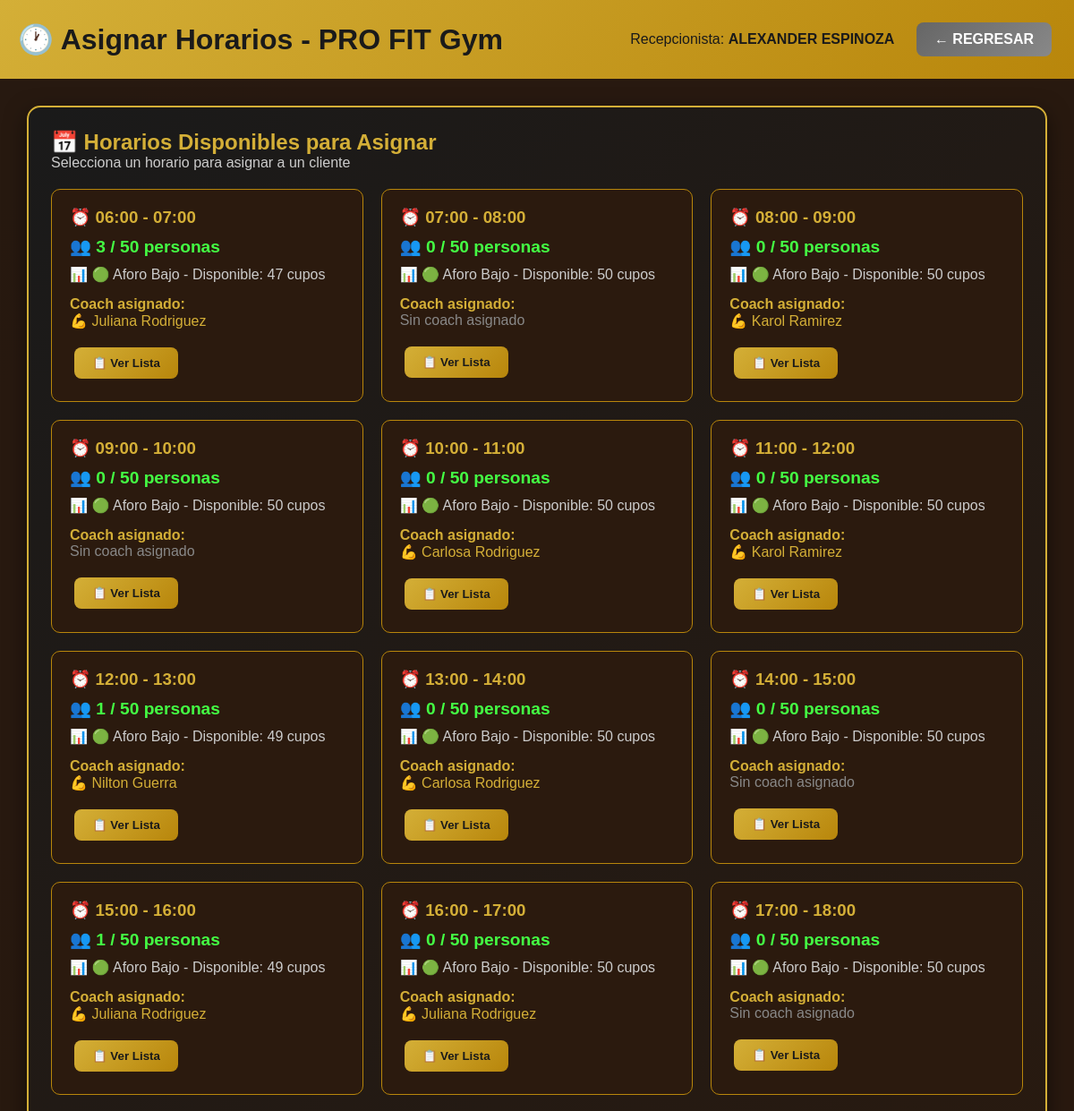
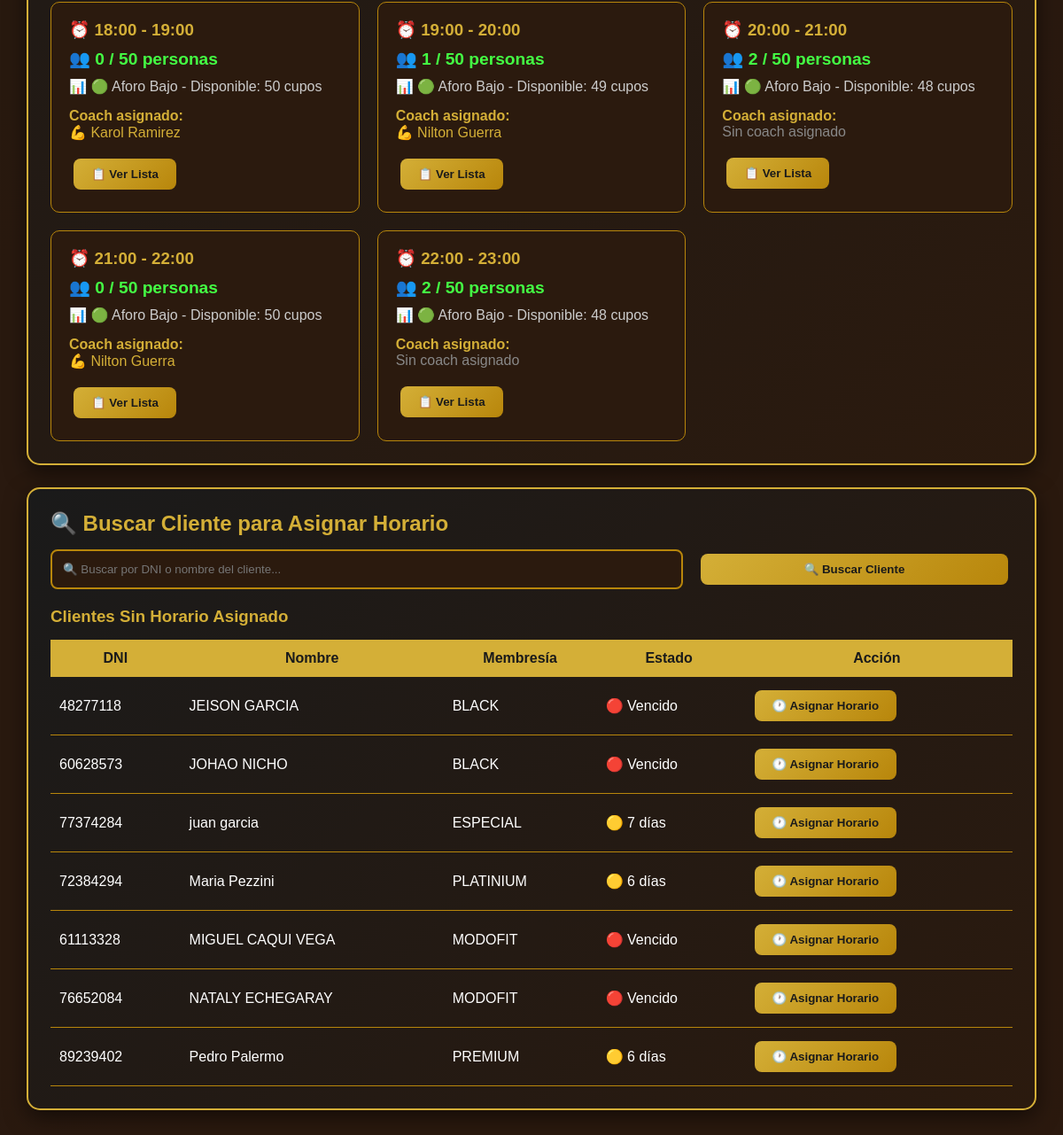
The page /empleado/horarios.php (signed in) on the database its author committed (2 pictures, top to bottom).
### tables this page shows
CREATE TABLE `horario` (
  `Cod_Horario` int(11) NOT NULL,
  `Turno` varchar(25) DEFAULT NULL,
  `Fecha` date DEFAULT NULL,
  `Estado` int(11) DEFAULT NULL,
  `Cod_Coach` int(8) DEFAULT NULL
);

CREATE TABLE `coach` (
  `cod_coach` int(8) NOT NULL,
  `Nombre` varchar(100) NOT NULL,
  `Apellido` varchar(100) NOT NULL,
  `dni` varchar(8) NOT NULL,
  `telefono` varchar(9) DEFAULT NULL,
  `email` varchar(50) DEFAULT NULL,
  `especialidad` varchar(50) DEFAULT NULL,
  `fecha_contrato` date DEFAULT NULL,
  `sueldo` decimal(10,2) DEFAULT NULL,
  `estado` tinyint(4) NOT NULL DEFAULT 1
);

CREATE TABLE `membresia` (
  `Cod_Membresia` int(11) NOT NULL,
  `Fecha_Inicio` date DEFAULT NULL,
  `Fecha_Fin` date DEFAULT NULL,
  `Precio` decimal(10,2) DEFAULT NULL,
  `DNI_Cliente` char(8) DEFAULT NULL,
  `Cod_Pago` int(11) DEFAULT NULL,
  `Cod_Documento` int(11) DEFAULT NULL,
  `Cod_Estado` int(11) DEFAULT NULL,
  `Cod_Tipo_Membresia` int(11) DEFAULT NULL,
  `Estado` int(11) DEFAULT NULL
);

CREATE TABLE `cliente` (
  `DNI` char(8) NOT NULL,
  `Nombre` varchar(30) DEFAULT NULL,
  `Sexo` varchar(10) DEFAULT NULL,
  `Telefono` varchar(9) DEFAULT NULL,
  `Direccion` varchar(50) DEFAULT NULL,
  `Estado` int(11) DEFAULT NULL
);

CREATE TABLE `tipo_membresia` (
  `Cod_Tipo_Membresia` int(11) NOT NULL,
  `Nombre` varchar(20) DEFAULT NULL,
  `Estado` int(11) DEFAULT NULL,
  `precio_base` decimal(10,2) DEFAULT 0.00,
  `precio_oferta` decimal(10,2) DEFAULT 0.00,
  `tiene_oferta` tinyint(1) DEFAULT 0,
  `porcentaje_descuento` decimal(5,2) DEFAULT 0.00
);

### empleado/horarios.php (the view, shortened to what this page needs)
<?php
require_once '../conexion.php';
$usuario = $_SESSION['usuario'];
?>
<!DOCTYPE html>
<html lang="es">
<head>
</head>
<body>
    <div class="header">
        <h1>🕐 Asignar Horarios - PRO FIT Gym</h1>
        <div>
            <span style="color: #1a1a1a; margin-right: 15px;">
                Recepcionista: <strong><?php echo htmlspecialchars($usuario['nombre']); ?></strong>
            </span>
            <a href="../dashboard.php" class="btn btn-back">← REGRESAR</a>
        </div>
    </div>
    <div class="container">
        <div class="card">
            <h2>📅 Horarios Disponibles para Asignar</h2>
            <p style="color: #ccc; margin-bottom: 20px;">Selecciona un horario para asignar a un cliente</p>
            <div class="horarios-grid">
                <?php
                $sql_horarios = "SELECT Cod_Horario, Turno, Fecha FROM HORARIO WHERE Estado = 1 ORDER BY Cod_Horario ASC";
                $result_horarios = $conexion->query($sql_horarios);
                if ($result_horarios && $result_horarios->num_rows > 0) {
                    while ($horario_row = $result_horarios->fetch_assoc()) {
                        $cod_horario = $horario_row['Cod_Horario'];
                        $turno = $horario_row['Turno'];
                        $sql_count = "SELECT COUNT(*) as total FROM DETALLE_CLIENTE_H WHERE Cod_Horario = ? AND Estado = 1";
                        $stmt_count = $conexion->prepare($sql_count);
                        $stmt_count->bind_param("i", $cod_horario);
                        $stmt_count->execute();
                        $result_count = $stmt_count->get_result();
                        $row_count = $result_count->fetch_assoc();
                        $cupo_actual = $row_count['total'];
                        $disponible = 50 - $cupo_actual;
                        if ($cupo_actual >= 0 && $cupo_actual <= 15) {
                            $color_clase = 'disponible';
                            $estado = '🟢 Aforo Bajo';
                        } elseif ($cupo_actual >= 16 && $cupo_actual <= 35) {
                            $color_clase = 'medio';
                            $estado = '🟡 Aforo Moderado';
                        } else {
                            $color_clase = 'lleno';
                            $estado = '🔴 Aforo Alto';
                        }
                        ?>
                <div class="horario-card">
                    <h3>⏰ <?php echo htmlspecialchars($turno); ?></h3>
                    <div class="cupo <?php echo $color_clase; ?>">
                        👥 <?php echo $cupo_actual; ?> / 50 personas
                    </div>
                    <div style="color: #ccc; margin: 10px 0;">
                        📊 <?php echo $estado; ?> - Disponible: <?php echo $disponible; ?> cupos
                    </div>
                    <div style="margin: 15px 0;">
                        <strong>Coach asignado:</strong><br>
                        <?php
    $sql_coach = "SELECT c.Nombre, c.Apellido
                  FROM coach c
                  INNER JOIN horario h ON c.cod_coach = h.Cod_Coach
                  WHERE h.Cod_Horario = ? AND c.estado = 1";
    $stmt_coach = $conexion->prepare($sql_coach);
    $stmt_coach->bind_param("i", $cod_horario);
    $stmt_coach->execute();
    $result_coach = $stmt_coach->get_result();
    if ($result_coach && $result_coach->num_rows > 0) {
        $row_coach = $result_coach->fetch_assoc();
        echo "💪 " . htmlspecialchars($row_coach['Nombre'] . " " . $row_coach['Apellido']);
    } else {
        echo "<span style='color:#888;'>Sin coach asignado</span>";
    }
    ?>
                    </div>
                    <div>
                        <button class="btn"
                            onclick="verListaClientes(<?php echo $cod_horario; ?>, '<?php echo htmlspecialchars($turno); ?>')">📋
                            Ver Lista</button>
                    </div>
                </div>
                <?php
                    }
                } else {
                    echo '<div style="text-align: center; color: #888; padding: 30px;">No hay horarios disponibles</div>';
                }
                ?>
            </div>
        </div>
        <div class="card">
            <h2>🔍 Buscar Cliente para Asignar Horario</h2>
            <div style="display: grid; grid-template-columns: 2fr 1fr; gap: 15px; margin-top: 15px;">
                <input type="text" id="buscar_cliente_input" placeholder="🔍 Buscar por DNI o nombre del cliente..."
                    style="padding: 12px; background: #2b1a0e; border: 2px solid #b8860b; border-radius: 8px; color: white;">
                <button class="btn" onclick="buscarClienteSinHorario()">🔍 Buscar Cliente</button>
            </div>
            <div style="margin-top: 20px;">
                <h3>Clientes Sin Horario Asignado</h3>
                <div id="tabla_clientes_sin_horario">
                    <table style="width: 100%; border-collapse: collapse; margin-top: 15px; color: white;">
                        <thead>
                            <tr>
                                <th style="background: #d4af37; color: #1a1a1a; padding: 12px;">DNI</th>
                                <th style="background: #d4af37; color: #1a1a1a; padding: 12px;">Nombre</th>
                                <th style="background: #d4af37; color: #1a1a1a; padding: 12px;">Membresía</th>
                                <th style="background: #d4af37; color: #1a1a1a; padding: 12px;">Estado</th>
                                <th style="background: #d4af37; color: #1a1a1a; padding: 12px;">Acción</th>
                            </tr>
                        </thead>
                        <tbody>
                            <?php
                            $sql_sin_horario = "SELECT c.DNI, c.Nombre, tm.Nombre as Membresia, m.Fecha_Fin,
                                               DATEDIFF(m.Fecha_Fin, CURDATE()) as Dias_Restantes
                                               FROM CLIENTE c
                                               INNER JOIN MEMBRESIA m ON c.DNI = m.DNI_Cliente AND m.Estado = 1
                                               LEFT JOIN TIPO_MEMBRESIA tm ON m.Cod_Tipo_Membresia = tm.Cod_Tipo_Membresia
                                               LEFT JOIN DETALLE_CLIENTE_H dch ON c.DNI = dch.DNI_Cliente AND dch.Estado = 1
                                               WHERE c.Estado = 1
                                               AND dch.DNI_Cliente IS NULL
                                               ORDER BY c.Nombre ASC";
                            $result_sin_horario = $conexion->query($sql_sin_horario);
                            if ($result_sin_horario && $result_sin_horario->num_rows > 0) {
                                while ($cliente = $result_sin_horario->fetch_assoc()) {
                                    $dias = $cliente['Dias_Restantes'];
                                    if ($dias < 0) {
                                        $estado_texto = '🔴 Vencido';
                                    } elseif ($dias <= 7) {
                                        $estado_texto = '🟡 ' . $dias . ' días';
                                    } else {
                                        $estado_texto = '🟢 Activo';
                                    }
                                    echo "<tr>";
                                    echo "<td style='padding: 10px; border-bottom: 1px solid #b8860b;'>" . htmlspecialchars($cliente['DNI']) . "</td>";
                                    echo "<td style='padding: 10px; border-bottom: 1px solid #b8860b;'>" . htmlspecialchars($cliente['Nombre']) . "</td>";
                                    echo "<td style='padding: 10px; border-bottom: 1px solid #b8860b;'>" . htmlspecialchars($cliente['Membresia']) . "</td>";
                                    echo "<td style='padding: 10px; border-bottom: 1px solid #b8860b;'>" . $estado_texto . "</td>";
                                    echo "<td style='padding: 10px; border-bottom: 1px solid #b8860b;'>";
                                   $nombre_seguro = addslashes($cliente['Nombre']);
echo "<button class='btn' onclick='abrirModalAsignar(\"" . $cliente['DNI'] . "\", \"" . $nombre_seguro . "\")'>🕐 Asignar Horario</button>";
                                    echo "</td>";
                                    echo "</tr>";
                                }
                            } else {
                                echo "<tr><td colspan='5' style='text-align: center; padding: 20px; color: #888;'>✅ Todos los clientes tienen horario asignado</td></tr>";
                            }
                            ?>
                        </tbody>
                    </table>
                </div>
            </div>
        </div>
    </div>
</body>
</html>

### empleado/horarios.php (style rules this page uses)
* { margin: 0; padding: 0; box-sizing: border-box; }
body { font-family: Arial, sans-serif; background: linear-gradient(135deg, #1a1a1a 0%, #2b1a0e 100%); min-height: 100vh; color: #d4af37; }
.header { background: linear-gradient(135deg, #d4af37 0%, #b8860b 100%); color: #1a1a1a; padding: 20px; display: flex; justify-content: space-between; align-items: center; }
.container { padding: 30px; background: rgba(43, 26, 14, 0.8); min-height: calc(100vh - 80px); }
.card { background: linear-gradient(135deg, #1a1a1a, #2b1a0e); padding: 25px; border-radius: 15px; margin-bottom: 25px; box-shadow: 0 8px 25px rgba(0, 0, 0, 0.5); border: 2px solid #d4af37; }
.btn { padding: 10px 20px; background: linear-gradient(135deg, #d4af37, #b8860b); color: #1a1a1a; border: none; border-radius: 8px; cursor: pointer; font-weight: bold; margin: 5px; text-decoration: none; display: inline-block; }
.btn-back { background: linear-gradient(135deg, #666, #888); color: white; }
.horarios-grid { display: grid; grid-template-columns: repeat(auto-fit, minmax(300px, 1fr)); gap: 20px; margin-top: 20px; }
.horario-card { background: #2b1a0e; padding: 20px; border-radius: 10px; border: 1px solid #b8860b; }
.cupo { font-size: 1.2em; font-weight: bold; margin: 10px 0; }
.disponible { color: #44ff44; }

### rows shown on the page
horario: Turno "06:00 - 07:00", cupo_actual "3", estado "🟢 Aforo Bajo", disponible "47", Cod_Coach.Apellido "Juliana Rodriguez"
horario: Turno "07:00 - 08:00", cupo_actual "0", estado "🟢 Aforo Bajo", disponible "50", shows "Sin coach asignado"
horario: Turno "08:00 - 09:00", cupo_actual "0", estado "🟢 Aforo Bajo", disponible "50", Cod_Coach.Apellido "Karol Ramirez"
horario: Turno "09:00 - 10:00", cupo_actual "0", estado "🟢 Aforo Bajo", disponible "50", shows "Sin coach asignado"
horario: Turno "10:00 - 11:00", cupo_actual "0", estado "🟢 Aforo Bajo", disponible "50", Cod_Coach.Apellido "Carlosa Rodriguez"
horario: Turno "11:00 - 12:00", cupo_actual "0", estado "🟢 Aforo Bajo", disponible "50", Cod_Coach.Apellido "Karol Ramirez"
horario: Turno "12:00 - 13:00", cupo_actual "1", estado "🟢 Aforo Bajo", disponible "49", Cod_Coach.Apellido "Nilton Guerra"
horario: Turno "13:00 - 14:00", cupo_actual "0", estado "🟢 Aforo Bajo", disponible "50", Cod_Coach.Apellido "Carlosa Rodriguez"
horario: Turno "14:00 - 15:00", cupo_actual "0", estado "🟢 Aforo Bajo", disponible "50", shows "Sin coach asignado"
horario: Turno "15:00 - 16:00", cupo_actual "1", estado "🟢 Aforo Bajo", disponible "49", Cod_Coach.Apellido "Juliana Rodriguez"
horario: Turno "16:00 - 17:00", cupo_actual "0", estado "🟢 Aforo Bajo", disponible "50", Cod_Coach.Apellido "Juliana Rodriguez"
horario: Turno "17:00 - 18:00", cupo_actual "0", estado "🟢 Aforo Bajo", disponible "50", shows "Sin coach asignado"
horario: Turno "18:00 - 19:00", cupo_actual "0", estado "🟢 Aforo Bajo", disponible "50", Cod_Coach.Apellido "Karol Ramirez"
horario: Turno "19:00 - 20:00", cupo_actual "1", estado "🟢 Aforo Bajo", disponible "49", Cod_Coach.Apellido "Nilton Guerra"
horario: Turno "20:00 - 21:00", cupo_actual "2", estado "🟢 Aforo Bajo", disponible "48", shows "Sin coach asignado"
horario: Turno "21:00 - 22:00", cupo_actual "0", estado "🟢 Aforo Bajo", disponible "50", Cod_Coach.Apellido "Nilton Guerra"
horario: Turno "22:00 - 23:00", cupo_actual "2", estado "🟢 Aforo Bajo", disponible "48", shows "Sin coach asignado"
membresia: DNI_Cliente.DNI "48277118", DNI_Cliente.Nombre "JEISON GARCIA", Cod_Tipo_Membresia.Nombre "BLACK", estado_texto "🔴 Vencido"
membresia: DNI_Cliente.DNI "60628573", DNI_Cliente.Nombre "JOHAO NICHO", Cod_Tipo_Membresia.Nombre "BLACK", estado_texto "🔴 Vencido"
membresia: DNI_Cliente.DNI "77374284", DNI_Cliente.Nombre "juan garcia", Cod_Tipo_Membresia.Nombre "ESPECIAL", estado_texto "🟡 7 días"
membresia: DNI_Cliente.DNI "72384294", DNI_Cliente.Nombre "Maria Pezzini", Cod_Tipo_Membresia.Nombre "PLATINIUM", estado_texto "🟡 6 días"
membresia: DNI_Cliente.DNI "61113328", DNI_Cliente.Nombre "MIGUEL CAQUI VEGA", Cod_Tipo_Membresia.Nombre "MODOFIT", estado_texto "🔴 Vencido"
membresia: DNI_Cliente.DNI "76652084", DNI_Cliente.Nombre "NATALY ECHEGARAY", Cod_Tipo_Membresia.Nombre "MODOFIT", estado_texto "🔴 Vencido"
membresia: DNI_Cliente.DNI "89239402", DNI_Cliente.Nombre "Pedro Palermo", Cod_Tipo_Membresia.Nombre "PREMIUM", estado_texto "🟡 6 días"

### other values the page prints
$usuario['nombre'] "ALEXANDER ESPINOZA"
